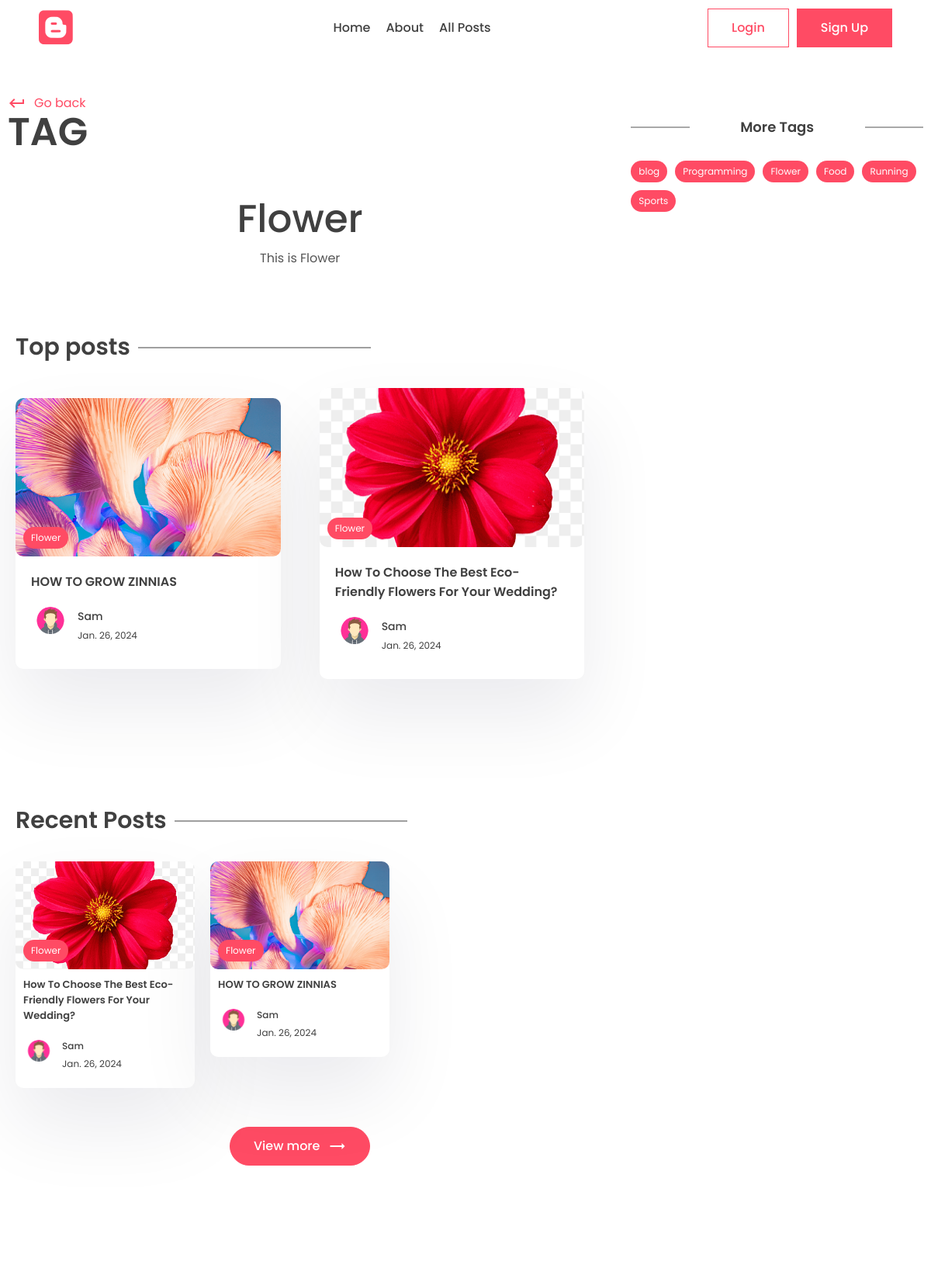
The page /tag/flower (upper part) on the database as committed earlier.
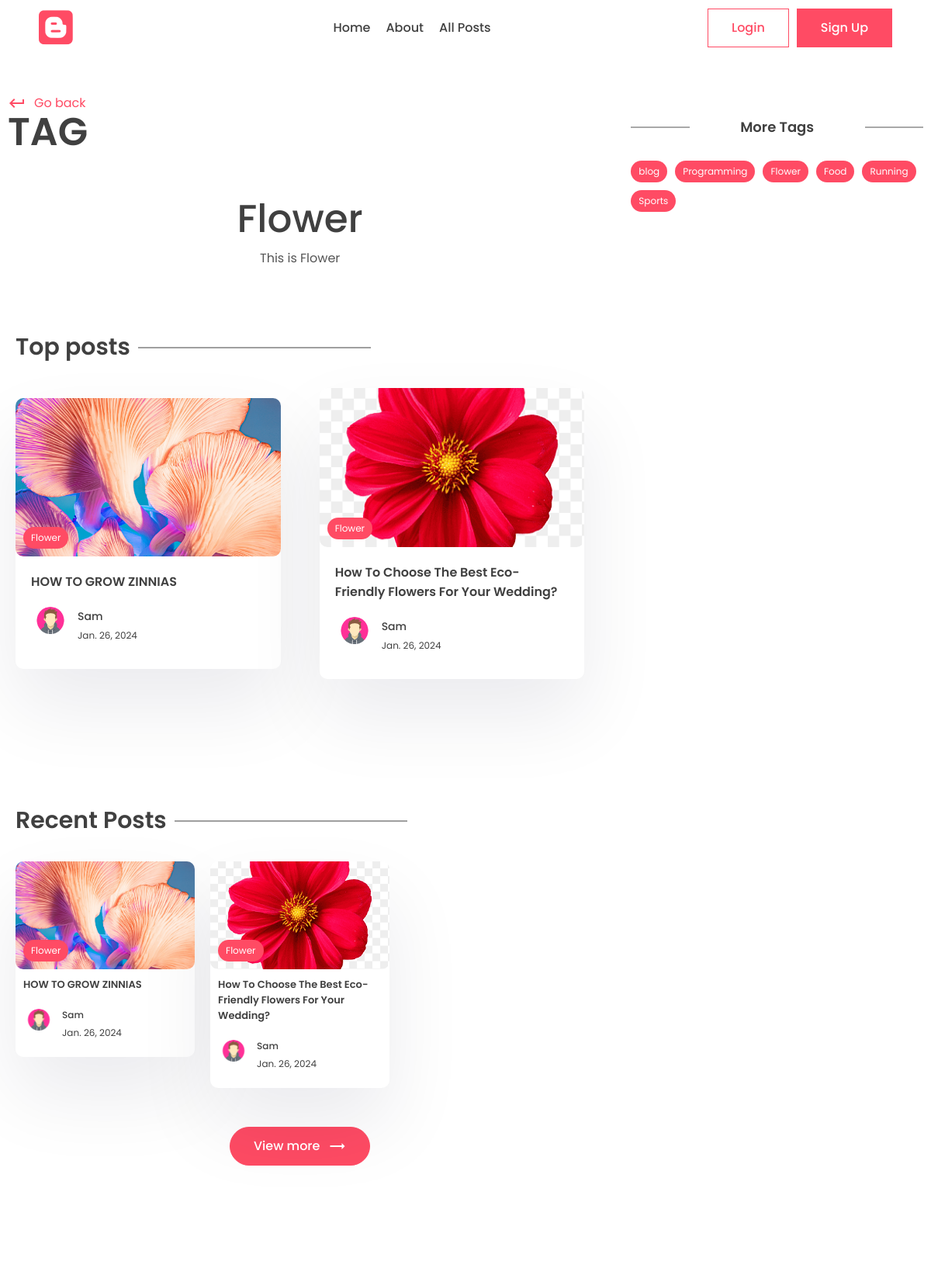
The same page on the database as committed later.
### app/models.py (models this page shows, shortened)
class Post(models.Model):
    title = models.CharField(max_length=200)
    content = models.TextField()
    last_updated = models.DateTimeField(auto_now=True)
    slug = models.SlugField(max_length=200, unique=True)
    image = models.ImageField(null=True, blank=True, upload_to="images/")
    tags = models.ManyToManyField(Tag, blank=True, related_name='post')
    view_count = models.IntegerField(null=True, blank=True)
    is_featured = models.BooleanField(default=False)
    author = models.ForeignKey(
        User, on_delete=models.CASCADE, null=True, blank=True)
    bookmarks = models.ManyToManyField(
        User, related_name="bookmarks", default=None, blank=True)
    likes = models.ManyToManyField(
        User, related_name="post_like", default=None, blank=True)

class Tag(models.Model):
    name = models.CharField(max_length=100)
    description = models.CharField(max_length=100)
    slug = models.SlugField(max_length=200, unique=True)

class Profile(models.Model):
    user = models.OneToOneField(User, on_delete=models.CASCADE)
    profile_image = models.ImageField(
        null=True, blank=True, upload_to="images/")
    slug = models.SlugField(max_length=200, unique=True)
    bio = models.CharField(max_length=200)

### app/views.py (the view)
# urls.py: path('tag/<slug:slug>', views.tag_page, name='tag_page'),
def tag_page(request, slug):
    tag = Tag.objects.get(slug=slug)
    top_posts = Post.objects.filter(
        tags__in=[tag.id]).order_by('-view_count')[0:2]
    recent_posts = Post.objects.filter(
        tags__in=[tag.id]).order_by('-last_updated')[0:2]
    tags = Tag.objects.all()
    context = {'tag': tag, 'top_posts': top_posts,
               'recent_posts': recent_posts, 'tags': tags}
    return render(request, 'app/tag.html', context)

### app/templates/app/tag.html (shortened to what this page needs)
{% extends "base.html" %}
{% block content %}
      <div class="container">
        <div class="layout">
          <div class="left">
            <div class="page-top">
              <div class="top flex">
                <div class="page-name">
                  <a href="#" class="learn">
                    <span class="material-icons"> keyboard_return </span> Go
                    back
                  </a>
                  <h1>Tag</h1>
                </div>
              </div>
            </div>
            <center>
              <div class="typo">
                <h1 class="title">{{tag.name}}</h1>
                <p>
                  {{tag.description}}
                </p>
              </div>
            </center>
            <section class="sp">
              <div class="container">
                <h1 class="sec-title">Top posts</h1>
                <div class="grid-2 blog">
                  {% for post in top_posts %}
                  <a href="{% url "post_page" post.slug %}">
                    <div class="card">
                      <div class="post-img">
                        <img src="{{post.image.url}}" alt="" />
                        <div class="tag">{{post.tags.all.0.name}}</div>
                      </div>
                      <div class="card-content">
                        <h3>
                          {{post.title}}
                        </h3>
                        <div class="author">
                          <div class="profile-pic">
                            <img src="{{post.author.profile.profile_image.url}}" alt="" />
                          </div>
                          <div class="details">
                            <p>{{post.author.first_name}}</p>
                            <small>{{post.last_updated|date}}</small>
                          </div>
                        </div>
                      </div>
                    </div>
                  </a>
                  {% empty %}
                  <p>Nothing to show Here.</p>
                  {% endfor %}
                </div>
              </div>
            </section>
            <section class="sp">
              <div class="container">
                <h1 class="sec-title">Recent Posts</h1>
                <div class="grid-3 blog-grid">
                  {% for post in recent_posts %}
                  <a href="{% url "post_page" post.slug %}">
                    <div class="card">
                      <div class="post-img">
                        <img src="{{post.image.url}}" alt="" />
                        <div class="tag">{{post.tags.all.0.name}}</div>
                      </div>
                      <div class="card-content">
                        <h3>
                          {{post.title}}
                        </h3>
                        <div class="author">
                          <div class="profile-pic">
                            <img src="{{post.author.profile.profile_image.url}}" alt="" />
                          </div>
                          <div class="details">
                            <p>{{post.author.first_name}}</p>
                            <small>{{post.last_updated|date}}</small>
                          </div>
                        </div>
                      </div>
                    </div>
                  </a>
                  {% empty %}
                  <p>Nothing to show Here.</p>
                  {% endfor %}
                </div>
                <center>
                  <button class="btn btn-primary rounded view">
                    View more
                    <span class="material-icons"> trending_flat </span>
                  </button>
                </center>
              </div>
            </section>
          </div>
          <div class="right">
            <div class="block">
              <h2 class="title2">More Tags</h2>
              <div class="blog-tags">
                {% for tag in tags %}
                <a href="{% url "tag_page" tag.slug %}" class="tag">{{tag.name}}</a>
                {% endfor %}
              </div>
            </div>
          </div>
        </div>
      </div>
{% endblock content %}

Rows that differ between the two databases and show on the page:
changed Post "HOW TO GROW ZINNIAS": moves up the list
